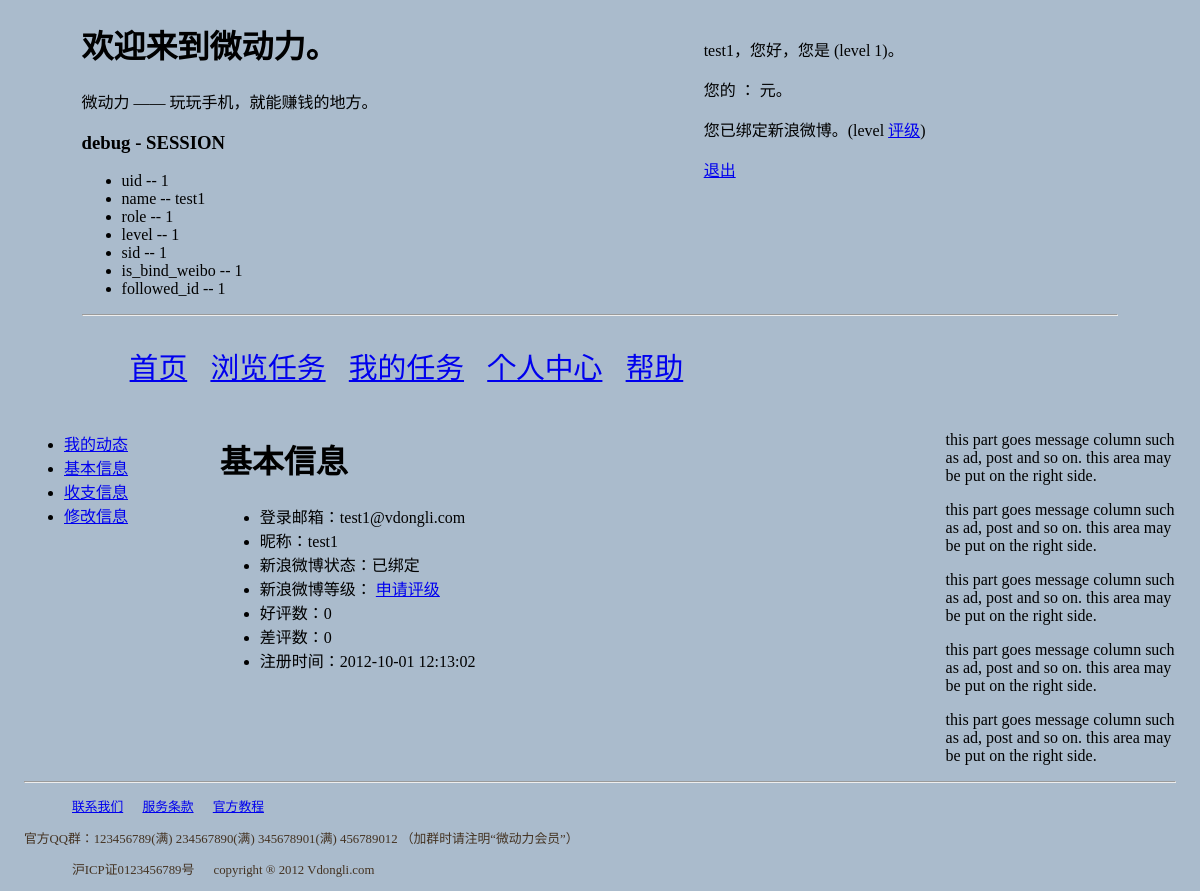
Page /my.php?data=basic (signed in) on the committed database.
### tables this page shows
CREATE TABLE `user` (
	user_id INT UNSIGNED AUTO_INCREMENT NOT NULL,
	email VARCHAR(50) ,
	nick_name VARCHAR(55) NOT NULL,  
	pass CHAR(40) ,
    role TINYINT UNSIGNED NOT NULL DEFAULT 1,   
     
     
    status TINYINT UNSIGNED NOT NULL DEFAULT 1,
     
     
     
     
    bind_status SMALLINT UNSIGNED DEFAULT 0,   
     
     
	level TINYINT default 1,   
	pro TINYINT UNSIGNED DEFAULT 0,  
	con TINYINT UNSIGNED DEFAULT 0,  
	task_taken INT UNSIGNED DEFAULT 0,   
	task_finished INT UNSIGNED DEFAULT 0,    
     
         
    total_money INT UNSIGNED DEFAULT 0,     
         
    realtime_money INT UNSIGNED DEFAULT 0,  
    cell_phone CHAR(11) DEFAULT NULL,     
	reg_time DATETIME NOT NULL,
	PRIMARY KEY(user_id),
	UNIQUE (email),
	UNIQUE (nick_name),
	INDEX (email(25))
);

### config.php (called while the page is built, shortened)
<?php
$siteRoot = "http://vdl.viivtech.com/";
$qqgroup_status = "123456789(满) 234567890(满) 345678901(满) 456789012 （加群时请注明“微动力会员”）";
?>

### dbConf.php (called while the page is built, shortened)
<?php
	$host = 'localhost';
	$db = 'vdl';
	$user = 'vdl_user';
	$pwd = 'asvdl_user';
	$dbServs = array($host, $db, $user, $pwd);
?>

### lib/dbo.class.php (called while the page is built, shortened)
<?php
class dbex {
	private $dbc;
	public function __construct($dbServs)
	{
		$this->dbc = new mysqli($dbServs[0], $dbServs[2], $dbServs[3], $dbServs[1]);
		return $this->dbc;
	}
	public function query($sql)
	{
		return $this->dbc->query($sql);
	}
	public function getRow( $sql )
	{ 	if( DEBUG ) {
		$result=$this->query($sql); if(!$result) { echo "debug: cdbex, $sql. any error:". $this->dbc->error. "errorno: ".$this->dbc->errno."\$result = $result."; }
		} else {
		$result=$this->query($sql) or die('<script type="text/javascript">location.href="servtools/error.php?error_type=dberr";</script>');
		}
		return $result->fetch_array();
	}
}
?>

### my.php (the view, shortened to what this page needs)
<?php
include_once("config.php");
include_once("lib/saetv2.ex.class.php");
$csfile = array("style/main.css", "style/solo.css");
?>
<?php
if(is_login()) {
	require_once("lib/dbo.class.php");
	$dbo = new dbex($dbServs);
    if(!isset($_GET['data'])) {
        $data = 'action';
    } else {
        $data = $_GET['data'];
    }
	switch($data) {
		case 'basic':
			$sql = "select email, pro, con, reg_time from user where user_id = '{$_SESSION['uid']}' limit 1";
			$res = $dbo->getRow($sql);
			$email = $res['email'];
			$pro = $res['pro'];
			$con = $res['con'];
			$reg_time = $res['reg_time'];
        break;
	}
} else {
	header("Location:index.php");
    exit();
}
?>
<?php
include("uiparts/docheader.php");
?>
<body>
	<?php include("uiparts/header.php"); ?>
	<div id="func_column">
		<ul>
			<li><a href="my.php?data=action">我的动态</a></li>
			<li><a href="my.php?data=basic">基本信息</a></li>
			<li><a href="my.php?data=money">收支信息</a></li>
			<li><a href="my.php?data=change">修改信息</a></li>
		</ul>
	</div>
	<div id="main_content">
	<?php if('money' == $data) { ?>
		<h1>详细收支情况</h1>
		<ul>
            <?php $role_db = user_role_switch($_SESSION['role'], true);?>
			<li>账户当前<?php if(1 == $role_db){echo '收益';}else{echo '余额';}?>：<?php echo $realtime_user_money.' 元。'; ?></li>
			<li>账户总<?php if(1 == $role_db){echo '收益';}else{echo '投入';}?>：<?php echo $total_user_money.' 元。'; ?></li>
			<li><?php if(1 == $role_db){echo '承接';}else{echo '发布';}?>任务数：<?php echo $task_taken; ?> </li>
			<li><?php if(1 == $role_db){echo '完成';}else{echo '完结';}?>任务数：<?php echo $task_finished; ?></li>
			<li>微动力等级：<?php echo $_SESSION['level']; ?></li>
		</ul>
	<?php } else if('basic' == $data) {?>
		<h1>基本信息</h1>
		<ul>
			<li>登录邮箱：<?php if(empty($email)) { echo '尚未设定 <a href="my.php?data=change">现在设定</a>';} else {echo $email;} ?></li>
			<li>昵称：<?php echo $_SESSION['name']; ?></li>
			<li>新浪微博状态：<?php if(empty($_SESSION['sid'])) {echo '尚未绑定';} else {echo '已绑定';} ?></li>
			<li>新浪微博等级：<?php echo $_SESSION['slevel'].' ';echo '<a href="action/evaluate.php" >申请评级</a>'?></li>
			<li>好评数：<?php echo $pro; ?></li>
			<li>差评数：<?php echo $con; ?></li>
			<li>注册时间：<?php echo $reg_time; ?></li>
		</ul>
	<?php } ?>
	</div>
	<?php include("uiparts/messcol.php");?>
	<?php include("uiparts/footer.php");?>
</body>
</html>

### uiparts/docheader.php (shortened to what this page needs)
<!DOCTYPE html PUBLIC "-//W3C//DTD XHTML 1.0 Strict//EN" "http://www.w3.org/TR/xhtml1/DTD/xhtml1-strict.dtd">
<html xmls="http://www.w3.org/1999/xhtml">
<head>
	<?php
	foreach($csfile as $path) {
	echo '<link rel="stylesheet" href="'.$path.'" type="text/css">';
	}
	?>
</head>

### uiparts/header.php (shortened to what this page needs)
	<div id="wrapper">
	<div id="header">
	<div id="loginout">
<?php
include("log.php");
?>
	</div>
	<h1>欢迎来到微动力。</h1>
	<p>微动力 —— 玩玩手机，就能赚钱的地方。</p>
	<?php if(DEBUG) { ?>
	<div id="debug_session">
	<h3>debug - SESSION </h3>
	<ul>
	<?php foreach($_SESSION as $k => $v) {
		echo "<li>$k -- $v</li>\n\t";
	}
	?>
	</ul>
	</div>
	<?php } ?>
	<hr class="clear">
	<div id="navi_header">
<?php
include("navih.php");
?>
	</div></!-- end of DIV navi_header -->
	</div>

### uiparts/log.php (shortened to what this page needs)
<?php
   include_once('config.php');
if(isset($_SESSION['uid'])) {
       $user_realtime_money = $_SESSION['user_realtime_money'];
	echo "<p>{$_SESSION['name']}，您好，您是 $screen_type (level {$_SESSION['level']})。</p>";
       echo "<p>您的 $money_name ： $user_realtime_money 元。</p>";
	if(isset($_SESSION['sid'])) {
		echo "<p>您已绑定新浪微博。(level {$_SESSION['slevel']} <a href={$siteRoot}action/evaluate.php>评级</a>)</p>";
	} else {
		echo "<p>您需要绑定新浪微博才能做任务赚钱</p><a href=\"$authURL\">现在就绑定</a>";
	}
echo "<p><a href=\"action/logout.php\">退出</a></p>";
} ?>

### uiparts/navih.php (shortened to what this page needs)
<ul class="block">
	<li><a href="index.php">首页</a></li>
	<?php if (isset($_SESSION['uid'])) {?>
	<li><a href="task.php">浏览任务</a></li>
	<li><a href="my_task.php">我的任务</a></li>
	<li><a href="my.php">个人中心</a></li>
	<?php }?>
	<li><a href="help.php">帮助</a></li>
</ul>

### uiparts/messcol.php
<div id="message_column" >
	<p>this part goes message column such as ad, post and so on. this area may be put on the right side.</p>
	<p>this part goes message column such as ad, post and so on. this area may be put on the right side.</p>
	<p>this part goes message column such as ad, post and so on. this area may be put on the right side.</p>
	<p>this part goes message column such as ad, post and so on. this area may be put on the right side.</p>
	<p>this part goes message column such as ad, post and so on. this area may be put on the right side.</p>
</div>

### uiparts/footer.php
<div id="footer">
<hr class="clear" />
<div id="navi_footer">
<ul class="block">
	<li><a href="contact.php">联系我们</a></li>
	<li><a href="terms.php">服务条款</a></li>
	<li><a href="blog.php">官方教程</a></li>
</ul>
<div id="qqgroup">
<p>官方QQ群：<?php echo $qqgroup_status;?></p>
</div>
</div>
<div id="copyright">
<ul class="block">
	<li>沪ICP证0123456789号</li>
	<li>copyright &reg; 2012 Vdongli.com</li>
</ul>
</div>
</div>
</div>

### style/main.css (style rules this page uses)
body { width: 96%; margin: auto; background-color: #abc; position: relative; }
div#header { width: 90%; margin: auto; }
ul.block li { margin: 8px; display: inline; }
.block { display: block; }
#navi_header { font-size: 1.8em; }
#footer { font-size: .8em; color: #432; }
hr.clear { clear: both; }
#func_column { width: 15%; position: relative; float: left; }
#main_content { width: 61%; position: relative; margin: 0 2%; float: left; }
#message_column { width: 20%; position: relative; float: right; }
#loginout { width: 40%; position: relative; float: right; }

### rows in the picture
user: email "test1@vdongli.com", pro "0", con "0", reg_time "2012-10-01 12:13:02"

### other values in the picture
$_SESSION['name'] "test1"
$_SESSION['level'] "1"
$k "uid"
$v "1"
$k "name"
$v "test1"
$k "role"
$k "level"
$k "sid"
$k "is_bind_weibo"
$k "followed_id"
$qqgroup_status "123456789(满) 234567890(满) 345678901(满) 456789012 （加群时请注明“微动力会员”）"
